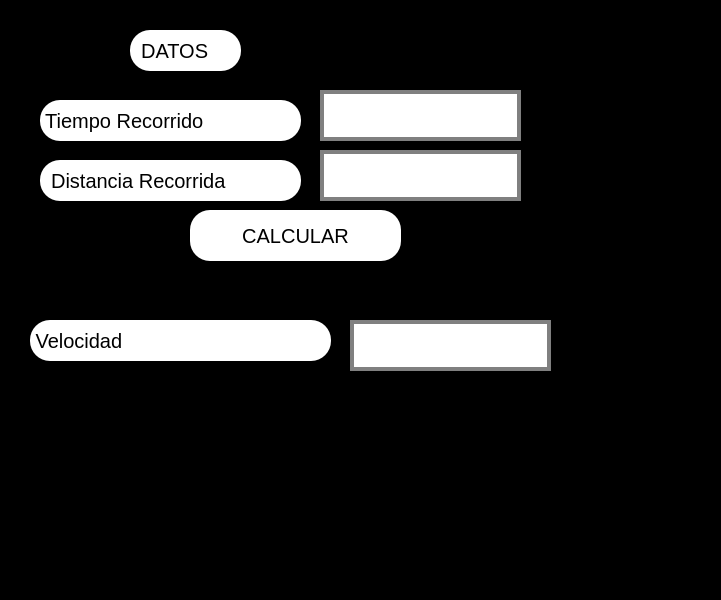
<?xml version="1.0" encoding="UTF-8"?>
<ui version="4.0">
 <class>MainWindow</class>
 <widget class="QMainWindow" name="MainWindow">
  <property name="geometry">
   <rect>
    <x>0</x>
    <y>0</y>
    <width>721</width>
    <height>600</height>
   </rect>
  </property>
  <property name="windowTitle">
   <string>MainWindow</string>
  </property>
  <property name="styleSheet">
   <string notr="true">

background:black
</string>
  </property>
  <widget class="QWidget" name="centralwidget">
   <widget class="QLineEdit" name="txt_t">
    <property name="geometry">
     <rect>
      <x>320</x>
      <y>90</y>
      <width>201</width>
      <height>51</height>
     </rect>
    </property>
    <property name="font">
     <font>
      <pointsize>20</pointsize>
     </font>
    </property>
    <property name="styleSheet">
     <string notr="true">background-color: rgb(255, 255, 255);
border: 4px solid gray;
</string>
    </property>
    <property name="text">
     <string/>
    </property>
    <property name="alignment">
     <set>Qt::AlignCenter</set>
    </property>
   </widget>
   <widget class="QPushButton" name="btn_calcular">
    <property name="geometry">
     <rect>
      <x>190</x>
      <y>210</y>
      <width>211</width>
      <height>51</height>
     </rect>
    </property>
    <property name="font">
     <font>
      <pointsize>15</pointsize>
     </font>
    </property>
    <property name="styleSheet">
     <string notr="true">border-radius:20px;

background: white


</string>
    </property>
    <property name="text">
     <string>CALCULAR</string>
    </property>
   </widget>
   <widget class="QLabel" name="label">
    <property name="geometry">
     <rect>
      <x>40</x>
      <y>100</y>
      <width>261</width>
      <height>41</height>
     </rect>
    </property>
    <property name="font">
     <font>
      <pointsize>15</pointsize>
     </font>
    </property>
    <property name="styleSheet">
     <string notr="true">
border-radius:20px;

background: white
</string>
    </property>
    <property name="text">
     <string> Tiempo Recorrido</string>
    </property>
   </widget>
   <widget class="QLabel" name="label_2">
    <property name="geometry">
     <rect>
      <x>130</x>
      <y>30</y>
      <width>111</width>
      <height>41</height>
     </rect>
    </property>
    <property name="font">
     <font>
      <pointsize>15</pointsize>
     </font>
    </property>
    <property name="styleSheet">
     <string notr="true">
border-radius:20px;

background: white



</string>
    </property>
    <property name="text">
     <string>  DATOS</string>
    </property>
   </widget>
   <widget class="QLineEdit" name="txt_res">
    <property name="geometry">
     <rect>
      <x>350</x>
      <y>320</y>
      <width>201</width>
      <height>51</height>
     </rect>
    </property>
    <property name="font">
     <font>
      <pointsize>20</pointsize>
     </font>
    </property>
    <property name="styleSheet">
     <string notr="true">background-color: rgb(255, 255, 255);
border: 4px solid gray;
</string>
    </property>
    <property name="text">
     <string/>
    </property>
    <property name="alignment">
     <set>Qt::AlignCenter</set>
    </property>
   </widget>
   <widget class="QLabel" name="label_5">
    <property name="geometry">
     <rect>
      <x>30</x>
      <y>320</y>
      <width>301</width>
      <height>41</height>
     </rect>
    </property>
    <property name="font">
     <font>
      <pointsize>15</pointsize>
     </font>
    </property>
    <property name="styleSheet">
     <string notr="true">
border-radius:20px;

background: white



</string>
    </property>
    <property name="text">
     <string> Velocidad</string>
    </property>
   </widget>
   <widget class="QLabel" name="label_3">
    <property name="geometry">
     <rect>
      <x>40</x>
      <y>160</y>
      <width>261</width>
      <height>41</height>
     </rect>
    </property>
    <property name="font">
     <font>
      <pointsize>15</pointsize>
     </font>
    </property>
    <property name="styleSheet">
     <string notr="true">
border-radius:20px;

background: white
</string>
    </property>
    <property name="text">
     <string>  Distancia Recorrida</string>
    </property>
   </widget>
   <widget class="QLineEdit" name="txt_d">
    <property name="geometry">
     <rect>
      <x>320</x>
      <y>150</y>
      <width>201</width>
      <height>51</height>
     </rect>
    </property>
    <property name="font">
     <font>
      <pointsize>20</pointsize>
     </font>
    </property>
    <property name="styleSheet">
     <string notr="true">background-color: rgb(255, 255, 255);
border: 4px solid gray;
</string>
    </property>
    <property name="text">
     <string/>
    </property>
    <property name="alignment">
     <set>Qt::AlignCenter</set>
    </property>
   </widget>
  </widget>
  <widget class="QMenuBar" name="menubar">
   <property name="geometry">
    <rect>
     <x>0</x>
     <y>0</y>
     <width>721</width>
     <height>21</height>
    </rect>
   </property>
  </widget>
  <widget class="QStatusBar" name="statusbar"/>
 </widget>
 <resources/>
 <connections/>
</ui>
